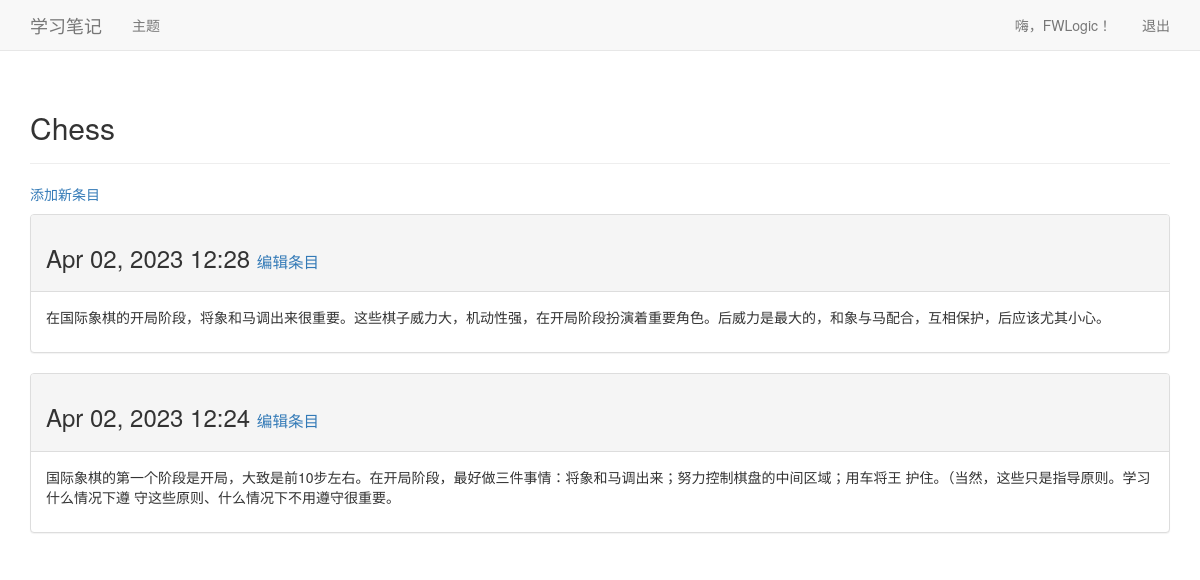
The page /topics/1/ (signed in) on the database its author committed.
### learning_logs/models.py (models this page shows, shortened)
class Topic(models.Model):
    text = models.CharField(max_length=200)
    date_added = models.DateTimeField(auto_now_add=True)
    owner = models.ForeignKey(User, models.CASCADE)
    def __str__(self):
        return self.text

class Entry(models.Model):
    topic = models.ForeignKey(Topic, on_delete=models.CASCADE)
    text = models.CharField(max_length=10000)
    date_added = models.DateTimeField(auto_now_add=True)
    class Meta:
        verbose_name_plural = 'entries'

### learning_logs/views.py (the view)
# urls.py: path('topics/<topic_id>/', views.topic, name='topic'),
@ login_required
def topic(request, topic_id):
    _topic = Topic.objects.get(id=topic_id)
    check_web_owner(request, _topic)
    entries = _topic.entry_set.order_by('-date_added')
    context = {'topic': _topic, 'entries': entries}
    return render(request, 'learning_logs/topic.html', context)

### learning_logs/views.py (called while the page is built)
def check_web_owner(request, web):
    if web.owner != request.user:
        raise Http404

### learning_logs/templates/learning_logs/topic.html
{% extends 'learning_logs/base.html' %}
{% block header %}
    <h2>{{topic}}</h2>
{% endblock header %}
{% block content %}
    <p>
        <a href="{% url 'learning_logs:new_entry' topic.id %}">添加新条目</a>
    </p>
    {% for entry in entries %}
        <div class="panel panel-default">
            <div class="panel-heading">
                <h3>
                    {{entry.date_added|date:'M d, Y H:i'}}
                    <small>
                        <a href="{% url 'learning_logs:edit_entry' entry.id %}">编辑条目</a>
                    </small>
                </h3>
            </div>
            <div class="panel-body">
                {{entry.text|linebreaks}}
            </div>
        </div>
    {% empty %}
        当前主题还没有条目。
    {% endfor %}
{% endblock content %}

### learning_logs/templates/learning_logs/base.html (shortened to what this page needs)
{% load bootstrap3 %}
<html lang="en">
    <head>
        {% bootstrap_css %}
    </head>
    <body>
        <nav class="navbar navbar-default navbar-static-top">
            <div class="container">
                <div class="navbar-header">
                    <a class="navbar-brand" href="{% url 'learning_logs:index' %}">
                        学习笔记
                    </a>
                </div>
                <div id="navbar" class="navbar-collapse collapse">
                    <ul class="nav navbar-nav">
                        <li><a href="{% url 'learning_logs:topics' %}">主题</a></li>
                    </ul>
                    <ul class="nav navbar-nav navbar-right">
                        {% if user.is_authenticated %}
                            <li><a>嗨，{{ user.username }}！</a></li>
                            <li><a href="{% url 'users:logout' %}">退出</a></li>
                        {% else %}
                            <li><a href="{% url 'users:register' %}">注册</a></li>
                            <li><a href="{% url 'users:login' %}">登录</a></li>
                        {% endif %}
                    </ul>
                </div>
            </div>
        </nav>
        <div class="container">
            <div class="page-header">
                {% block header %}{% endblock header %}
            </div>
            <div>
                {% block content %}{% endblock content %}
            </div>
        </div>
    </body>
</html>

### rows shown on the page
Topic: text "Chess"
Entry: date_added "Apr 02, 2023 12:28", text "在国际象棋的开局阶段，将象和马调出来很重要。这些棋子威力大，机动性强，在开局阶段扮演着重要角色。后威力是最大的，和象与马配合，互相保护，后应该尤其小心。"
Entry: date_added "Apr 02, 2023 12:24", text "国际象棋的第一个阶段是开局，大致是前10步左右。在开局阶段，最好做三件事情：将象和马调出来；努力控制棋盘的中间区域；用车将王 护住。（当然，这些只是指导原则。学习什么情况下遵 守这些原则、什么情况下不用遵守很重要。"

### other values the page prints
{{ user.username }} "FWLogic"
